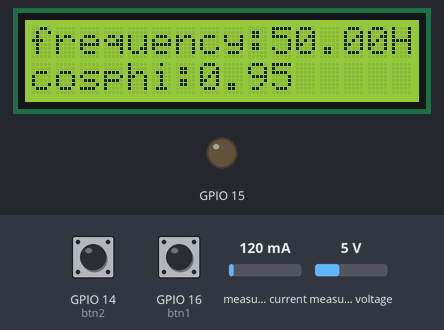
A program run on a simulated ESP8266 (NodeMCU). Parts: 16×2 character LCD, output pins drawn as LEDs (lit = HIGH). The test bench sets the inputs (shaded band); at power-on: GPIO 16 (btn1) LOW, measured current 120 mA, GPIO 14 (btn2) LOW, measured voltage 5 V. WiFi joins after 1.5 s; servers stay silent unless stated; network time is answered at once with the bench clock; uploads are accepted with an empty reply; the local clock reads 2024-03-15 10:24:30 at power-on unless the program sets it; what the program prints to the serial monitor is not drawn.

Above: at 5.7 s.
5.8 s: GPIO 16 (btn1) pulled HIGH for 0.15 s
At 10.3 s:
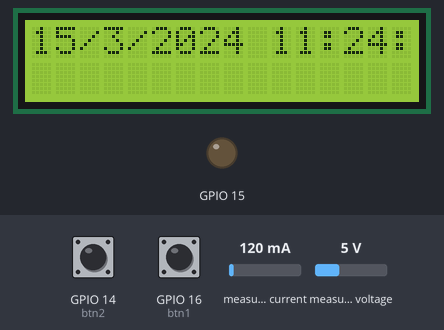
10.5 s: measured current set to 40 mA
At 14.5 s:
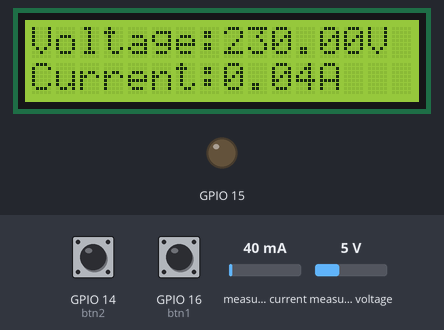
15.1 s: GPIO 16 (btn1) pulled HIGH for 1 s
At 19.3 s:
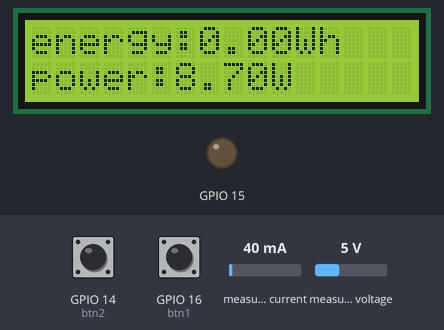
20.0 s: GPIO 14 (btn2) pulled HIGH for 0.15 s
At 21.4 s:
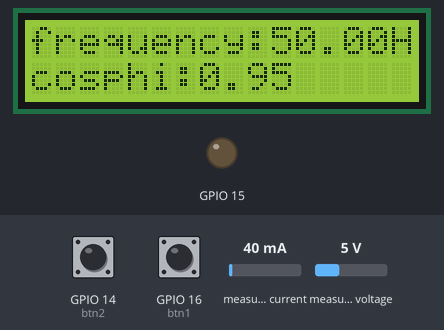
24.7 s: measured voltage set to 0.3 V
29.3 s: measured current set to 500 mA
At 32.9 s:
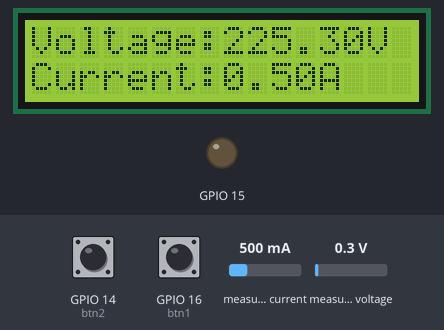
Timing chart, 0 to 34.4 s (numbered marks = the images above; inputs shaded):
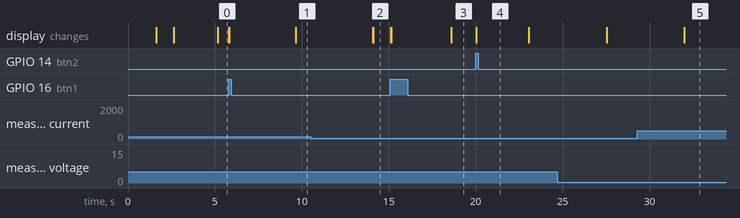

Measured:
- after the input at 5.8 s, the display: first changes at once (image 1 shows a later state)
- after the input at 15.1 s, the display: first changes at once (image 3 shows a later state)
- after the input at 20.0 s, the display: first changes at once (image 4 shows a later state)

The program:

main.cpp
```cpp
#include "main.h"

void setup()
{
    Serial.begin(9600);
    lcd.init(); // initialize the lcd
    lcd.backlight();
    lcd.clear();
    lcd.setCursor(0, 0);
    pinMode(15, OUTPUT);
    pinMode(btn1, INPUT);
    pinMode(btn2, INPUT);
    WiFi.begin(WIFI_SSID, WIFI_PASSWORD);
    lcd.println("Connecting to Wi-Fi");
    while (WiFi.status() != WL_CONNECTED)
    {
        lcd.print(".");
        delay(300);
    }
    lcd.clear();
    lcd.println("Connected with IP: ");
    lcd.println(WiFi.localIP());
    Serial.println();
    timeClient.begin();
    delay(1000);
    lcd.clear();
}

int waitTime = 0;

void loop()
{
    if (millis() - waitTime > 2000)
    {
        PZEMUpdate();
        readSwitchStateFromFirebase();
        if (voltage != NAN && current != NAN && power != NAN && energy != NAN && frequency != NAN && pf != NAN)
            if (switchState != NAN)
            {
                sendDataToFirebase();
                if (switchState == 1)
                {
                    digitalWrite(15, HIGH);
                    Serial.println("Switch is on");
                }
                else
                {
                    digitalWrite(15, LOW);
                    Serial.println("Switch is off");
                }
            }

        waitTime = millis();
        count++;
        lcd.clear();
    }
    ShowData();
    checkButton();
    clampCount();
}
```

main.h
```cpp
#include <ESP8266WiFi.h>
#include <ESP8266HTTPClient.h>
#include <PZEM004Tv30.h>
#include <ArduinoJson.h>
#include <time.h>
#include <NTPClient.h>
#include <WiFiUdp.h>
#include <LiquidCrystal_I2C.h>
// we will get Date/Time from NTP server

WiFiUDP ntpUDP;
NTPClient timeClient(ntpUDP);
int count = 0;
bool stateBtn1 = false, stateBtn2 = false;
LiquidCrystal_I2C lcd(0x27, 16, 2); // set the LCD address to 0x27 for a 16 chars and 2 line display
int btn1 = 16, btn2 = 14;
#define WIFI_SSID "Hp"
#define WIFI_PASSWORD "12345678"

unsigned long timeStamp;

PZEM004Tv30 pzem(13, 12); // Software Serial pin 13 (RX) & 12 (TX)

double voltage, current, power, energy, frequency, pf;
int switchState = 0;
const String url = "https://pzem004t-esp12f-default-rtdb.europe-west1.firebasedatabase.app/pzem.json";
String convertEpochToDateTime(unsigned long epochTime);
void PZEMUpdate()
{
    voltage = pzem.voltage();
    if (voltage != NAN)
    {
        Serial.print("Voltage: ");
        Serial.print(voltage);
        Serial.println("V");
    }
    else
    {
        Serial.println("Error reading voltage");
    }
    current = pzem.current();
    if (current != NAN)
    {
        Serial.print("Current: ");
        Serial.print(current);
        Serial.println("A");
    }
    else
    {
        Serial.println("Error reading current");
    }
    power = pzem.power();
    if (current != NAN)
    {
        Serial.print("Power: ");
        Serial.print(power);
        Serial.println("W");
    }
    else
    {
        Serial.println("Error reading power");
    }
    energy = pzem.energy();
    if (current != NAN)
    {
        Serial.print("Energy: ");
        Serial.print(energy, 3);
        Serial.println("kWh");
    }
    else
    {
        Serial.println("Error reading energy");
    }
    frequency = pzem.frequency();
    if (current != NAN)
    {
        Serial.print("Frequency: ");
        Serial.print(frequency, 1);
        Serial.println("Hz");
    }
    else
    {
        Serial.println("Error reading frequency");
    }
    pf = pzem.pf();
    if (current != NAN)
    {
        Serial.print("PF: ");
        Serial.println(pf);
    }
    else
    {
        Serial.println("Error reading power factor");
    }
    Serial.println();
    delay(2000);
}
void readSwitchStateFromFirebase()
{
    WiFiClientSecure client;
    client.setInsecure();
    HTTPClient http;

    http.begin(client, url);
    http.addHeader("Content-Type", "application/json");
    int httpResponseCode = http.GET();
    if (httpResponseCode > 0)
    {
        String response = http.getString();
        // parse json the response
        StaticJsonDocument<400> doc;
        auto err = deserializeJson(doc, response);

        if (err)
        {
            Serial.print("deserializeJson() failed with code ");
            Serial.println(err.c_str());
            return;
        }
        else
        {
            Serial.println("JSON parsed successfully!");
            switchState = doc["switchState"];
        }
        Serial.println(httpResponseCode);
        Serial.println(response);
    }
    else
    {
        Serial.print("Error on reading GET: ");
        Serial.println(httpResponseCode);
    }
    http.end();
}

// now we will send the readings to firebase
void sendDataToFirebase()
{
    WiFiClientSecure client;
    client.setInsecure();
    HTTPClient http;
    if (timeClient.update())
    {
        timeStamp = timeClient.getEpochTime();
    }
    http.begin(client, url);
    http.addHeader("Content-Type", "application/json");
    String data = "{\"voltage\": " + String(voltage, 2) + ", \"current\": " + String(current, 2) + ", \"power\": " + String(power, 2) + ", \"energy\": " + String(energy, 2) + ", \"frequency\": " + String(frequency, 2) + ", \"pf\": " + String(pf, 2) + ", \"switchState\": " + String(switchState) + ", \"timeStamp\": " + String(timeStamp) + "}";

    int httpResponseCode = http.PUT(data);
    if (httpResponseCode > 0)
    {
        String response = http.getString();
        Serial.println(httpResponseCode);
        Serial.println(response);
    }
    else
    {
        Serial.print("Error on sending POST: ");
        Serial.println(httpResponseCode);
    }
    http.end();
}
void clampCount()
{
    if (count > 3)
    {
        count = 0;
    }
    if (count < 0)
    {
        count = 3;
    }
}
void checkButton()
{
    if (digitalRead(btn1) && !stateBtn1)
    {
        count++;
        stateBtn1 = true;
        lcd.clear();
    }
    else if (digitalRead(btn2) && !stateBtn2)
    {
        count--;
        stateBtn2 = true;
        lcd.clear();
    }
    else if (!digitalRead(btn1))
    {
        stateBtn1 = false;
    }
    else if (!digitalRead(btn2))
    {
        stateBtn2 = false;
    }
}
void ShowData()
{
    if (count == 0)
    {
        lcd.setCursor(0, 0);
        lcd.print("Voltage:");
        lcd.print(String(voltage) + "V");
        lcd.setCursor(0, 1);
        lcd.print("Current:");
        lcd.print(String(current) + "A");
    }
    else if (count == 1)
    {

        lcd.setCursor(0, 0);
        lcd.print("frequency:");
        lcd.print(String(frequency) + "Hz");
        lcd.setCursor(0, 1);
        lcd.print("cosphi:");
        lcd.print(String(pf));
    }
    else if (count == 2)
    {

        lcd.setCursor(0, 0);
        lcd.print("energy:");
        lcd.print(String(energy) + "Wh");
        lcd.setCursor(0, 1);
        lcd.print("power:");
        lcd.print(String(power) + "W");
    }
    else if (count == 3)
    {
        lcd.clear();
        lcd.println(convertEpochToDateTime(timeStamp));
    }
}

String convertEpochToDateTime(unsigned long epochTime)
{
    static unsigned char month_days[12] = {31, 28, 31, 30, 31, 30, 31, 31, 30, 31, 30, 31};
    static unsigned char week_days[7] = {4, 5, 6, 0, 1, 2, 3};
    // Thu=4, Fri=5, Sat=6, Sun=0, Mon=1, Tue=2, Wed=3

    unsigned char
        ntp_hour,
        ntp_minute, ntp_second, ntp_week_day, ntp_date, ntp_month, leap_days, leap_year_ind;

    unsigned short temp_days;

    unsigned int
        ntp_year,
        days_since_epoch, day_of_year;

    // Add or substract time zone here.
    epochTime += 3600; // GMT +1 = +3600 seconds

    ntp_second = epochTime % 60;
    epochTime /= 60;
    ntp_minute = epochTime % 60;
    epochTime /= 60;
    ntp_hour = epochTime % 24;
    epochTime /= 24;

    days_since_epoch = epochTime;                   // number of days since epoch
    ntp_week_day = week_days[days_since_epoch % 7]; // Calculating WeekDay

    ntp_year = 1970 + (days_since_epoch / 365); // ball parking year, may not be accurate!

    int i;
    for (i = 1972; i < ntp_year; i += 4) // Calculating number of leap days since epoch/1970
        if (((i % 4 == 0) && (i % 100 != 0)) || (i % 400 == 0))
            leap_days++;

    ntp_year = 1970 + ((days_since_epoch - leap_days) / 365); // Calculating accurate current year by (days_since_epoch - extra leap days)
    day_of_year = ((days_since_epoch - leap_days) % 365) + 1;

    if (((ntp_year % 4 == 0) && (ntp_year % 100 != 0)) || (ntp_year % 400 == 0))
    {
        month_days[1] = 29; // February = 29 days for leap years
        leap_year_ind = 1;  // if current year is leap, set indicator to 1
    }
    else
        month_days[1] = 28; // February = 28 days for non-leap years

    temp_days = 0;

    for (ntp_month = 0; ntp_month <= 11; ntp_month++) // calculating current Month
    {
        if (day_of_year <= temp_days)
            break;
        temp_days = temp_days + month_days[ntp_month];
    }

    temp_days = temp_days - month_days[ntp_month - 1]; // calculating current Date
    ntp_date = day_of_year - temp_days;

    // -------------------- Printing Results -------------------------------------

    switch (ntp_week_day)
    {

    case 0:
        printf("\nSunday");
        break;
    case 1:
        printf("\nMonday");
        break;
    case 2:
        printf("\nTuesday");
        break;
    case 3:
        printf("\nWednesday");
        break;
    case 4:
        printf("\nThursday");
        break;
    case 5:
        printf("\nFriday");
        break;
    case 6:
        printf("\nSaturday");
        break;
    default:
        break;
    }
    printf(", ");

    switch (ntp_month)
    {

    case 1:
        printf("January");
        break;
    case 2:
        printf("February");
        break;
    case 3:
        printf("March");
        break;
    case 4:
        printf("April");
        break;
    case 5:
        printf("May");
        break;
    case 6:
        printf("June");
        break;
    case 7:
        printf("July");
        break;
    case 8:
        printf("August");
        break;
    case 9:
        printf("September");
        break;
    case 10:
        printf("October");
        break;
    case 11:
        printf("November");
        break;
    case 12:
        printf("December");
    default:
        break;
    }
    return String(ntp_date) + "/" + String(ntp_month) + "/" + String(ntp_year) + " " + String(ntp_hour) + ":" + String(ntp_minute) + ":" + String(ntp_second);
}
```
